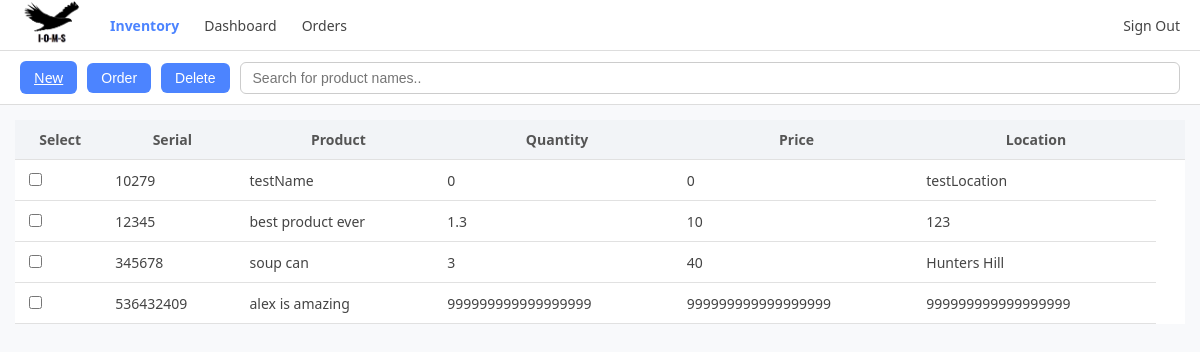
Before: /userHome with the older database file.
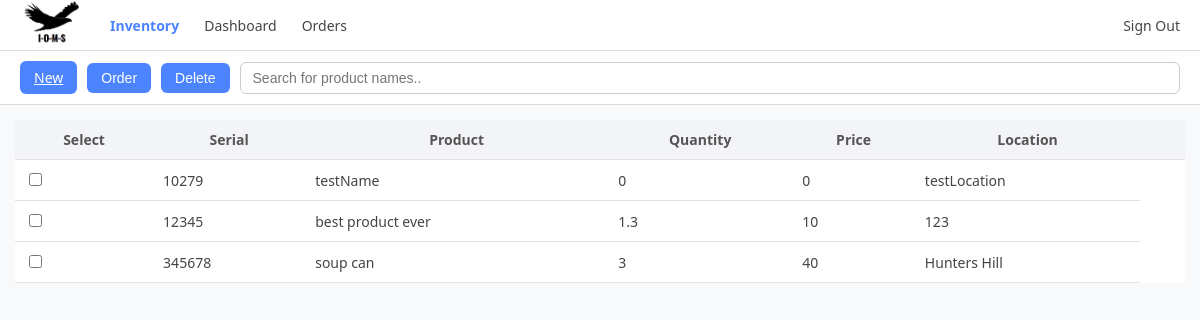
After: the same page with the newer database file.
### tables this page shows
CREATE TABLE INVENTORY ( UNIQUE_SERIAL_NUMBER INTEGER PRIMARY KEY AUTOINCREMENT,
                                                                Serial_Number INT,
                                                                Store varchar(50),
                                                                Product_Name varchar(100),
                                                                Quantity INT,
                                                                Price DECIMAL(10,2), 
                                                                Average_Stock INT);

### app.py (the view)
@app.route("/userHome", methods=["GET", "POST"])
def inventory_table():
    item = get_inventory_table()
    return render_template("userHome.html", item=item)

### app.py (called while the page is built)
def get_inventory_table():
    conn = sqlite3.connect("LoginData.db")
    cursor = conn.cursor()
    cursor.execute("SELECT * FROM INVENTORY;")
    row = cursor.fetchall()
    conn.close()
    return row

### templates/userHome.html (shortened to what this page needs)
<!DOCTYPE html>
<html lang="en">
<head>
</head>
<body>
<div class="top-menu">
    <img src="/static/Logo-Small.png" class="logo">
    <div class="active">Inventory</div>
    <div>Dashboard</div>
    <div>Orders</div>
    <div class="info-right">
      <a href="/">Sign Out</a>
    </div>
</div>
<form action="{{url_for('delete_inventory')}}" method="post" id="deleteForm">
<div class="action-bar">
    <a href="{{ url_for('addInventory') }}" class="btn">New</a>
    <button type="button" class="btn">Order</button>
    <button type="submit" class="btn">Delete</button>
    <input type="text" id="searchInput" class="search-input" onkeyup="searchbar()" placeholder="Search for product names.." title="Type in a name">
</div>
<div class="page">
    <div class="main">
        <table id="inventoryTable">
          <thead>
              <tr>
                  <th>Select</th>
                  <th>Serial</th>
                  <th>Product</th>
                  <th>Quantity</th>
                  <th>Price</th>
                  <th>Location</th>
                  <th></th>
              </tr>
          </thead>
          <tbody>
              {% for row in item %}
              <tr>
                  <td><input type="checkbox" name="delete_ids" value="{{row[0]}}"></td>
                  <td>{{ row[1] }}</td>
                  <td>{{ row[3] }}</td>
                  <td>{{ row[5] }}</td>
                  <td>{{ row[4] }}</td>
                  <td>{{ row[2] }}</td>
              </tr>
              {% endfor %}
          </tbody>
      </table>
    </div>
</div>
</form>
</body>
</html>

Changed rows visible on the page:
removed INVENTORY: Serial_Number "536432409", Product_Name "alex is amazing", Price "999999999999999999", Quantity "999999999999999999", Store "999999999999999999"
